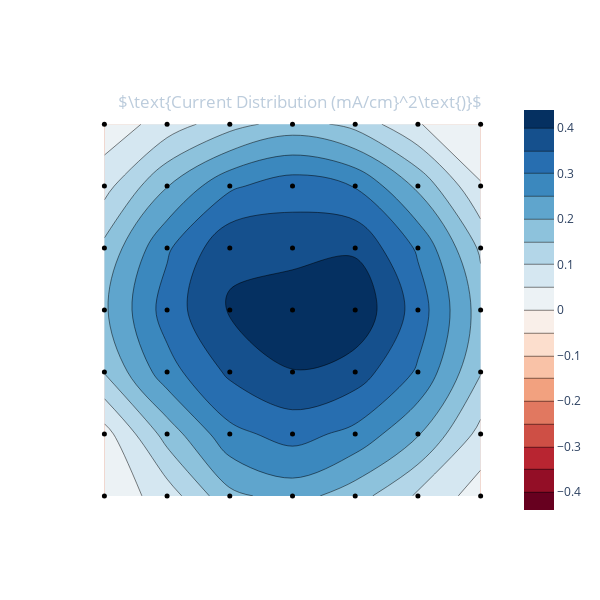

Notebook code cell kept with this figure:
### Code cell
currents = data.readCurrents(centre5x5=False)
# apl.plotI(currents)
data.append(
    pressure = 2.4e-4,
    Vbias = 125,
    Ibias = 0.983,
    Varc = 73.6,
    Iarc = 5.03,
    Ibase = 29.5,
    currents = currents,
    note = ''
)
data.plotI()

### Figure 1 — Plotly figure (JSON) as saved in the notebook; plotly's stock layout.template omitted (floating-point values rounded to 4 significant figures)
{"data": [{"autocontour": true, "colorscale": [[0, "rgb(103,0,31)"], [0.1, "rgb(178,24,43)"], [0.2, "rgb(214,96,77)"], [0.3, "rgb(244,165,130)"], [0.4, "rgb(253,219,199)"], [0.5, "rgb(247,247,247)"], [0.6, "rgb(209,229,240)"], [0.7, "rgb(146,197,222)"], [0.8, "rgb(67,147,195)"], [0.9, "rgb(33,102,172)"], [1, "rgb(5,48,97)"]], "contours": {"end": 0.4, "size": 0.05, "start": -0.4}, "ncontours": 21, "type": "contour", "z": [[0.01491, 0.07352, 0.1871, 0.2222, 0.1721, 0.09322, 0.02612], [0.02969, 0.1713, 0.2858, 0.3191, 0.2853, 0.2047, 0.08366], [0.1533, 0.2798, 0.3599, 0.3982, 0.3764, 0.2934, 0.1534], [0.1923, 0.3235, 0.4049, 0.4374, 0.4391, 0.3266, 0.1773], [0.1634, 0.2923, 0.3899, 0.3797, 0.3928, 0.2926, 0.1409], [0.08187, 0.1981, 0.2908, 0.3283, 0.2977, 0.1896, 0.05367], [0.01813, 0.07263, 0.131, 0.1721, 0.1346, 0.05299, 0.008902]], "zmax": 0.4391, "zmid": 0, "zmin": -0.4391}, {"marker": {"color": "rgb(0, 0, 0)", "size": 5}, "mode": "markers", "type": "scatter", "x": [0, 1, 2, 3, 4, 5, 6, 0, 1, 2, 3, 4, 5, 6, 0, 1, 2, 3, 4, 5, 6, 0, 1, 2, 3, 4, 5, 6, 0, 1, 2, 3, 4, 5, 6, 0, 1, 2, 3, 4, 5, 6, 0, 1, 2, 3, 4, 5, 6], "y": [0, 0, 0, 0, 0, 0, 0, 1, 1, 1, 1, 1, 1, 1, 2, 2, 2, 2, 2, 2, 2, 3, 3, 3, 3, 3, 3, 3, 4, 4, 4, 4, 4, 4, 4, 5, 5, 5, 5, 5, 5, 5, 6, 6, 6, 6, 6, 6, 6]}], "layout": {"height": 600, "paper_bgcolor": "rgba(0, 0, 0, 0)", "plot_bgcolor": "rgba(0, 0, 0, 0)", "title": {"font": {"color": "#BCCCDC"}, "text": "$\\text{Current Distribution (mA/cm}^2\\text{)}$", "x": 0.5, "xanchor": "center", "y": 0.84, "yanchor": "top"}, "width": 600, "xaxis": {"autorange": true, "range": [-0.3887, 6.389], "showgrid": false, "showticklabels": false, "tickmode": "linear", "type": "linear"}, "yaxis": {"autorange": true, "range": [-0.3894, 6.389], "showgrid": false, "showticklabels": false, "type": "linear"}}}
